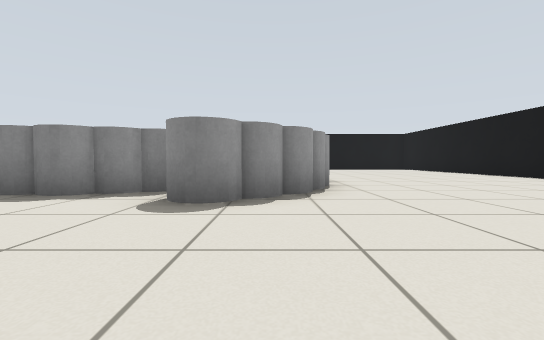
view 1 (above)

20 first-person views from a walk through a world built for the Gazebo simulator. The camera is 0.5 m above the floor, tilts 2° down and sees 90° across. The lines on the ground mark 1 m squares. The floor is counted in squares, 1 m on a side. Each view is taken from the middle of a square. On the plan, view 1 faces up. The plan holds only what a view shows up to about 9 squares ahead; the rest is blank.

view 2
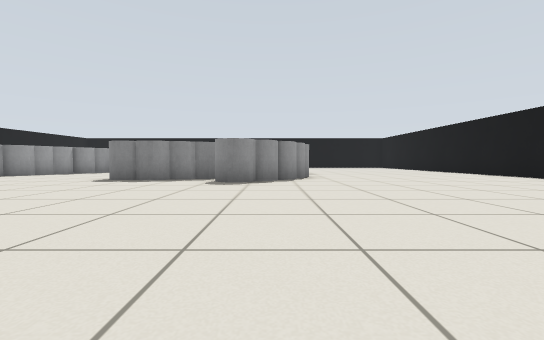

view 3
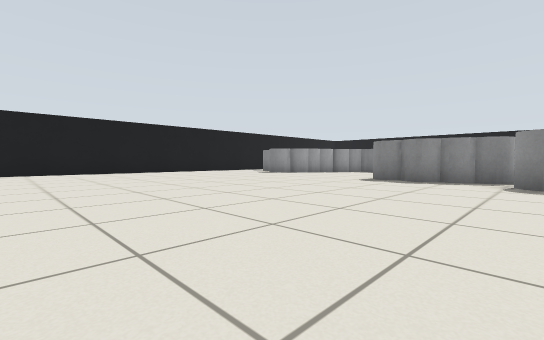

view 4
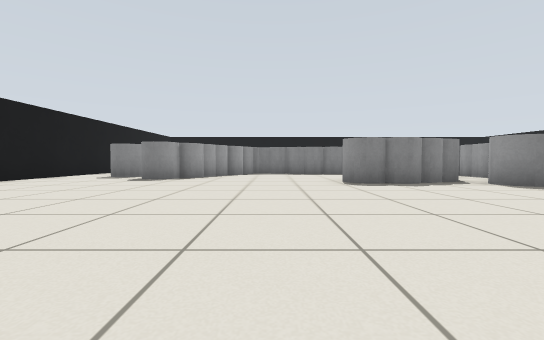

view 5
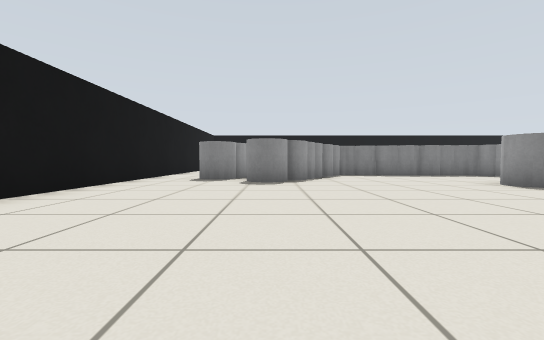

view 6
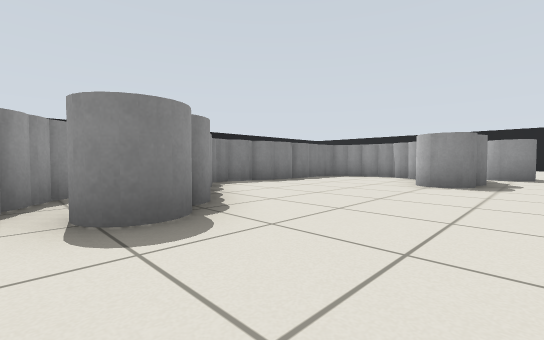

view 7
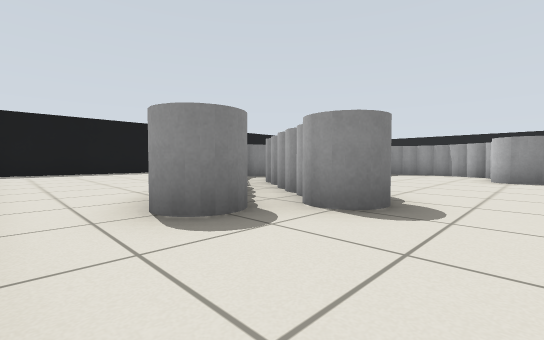

view 8
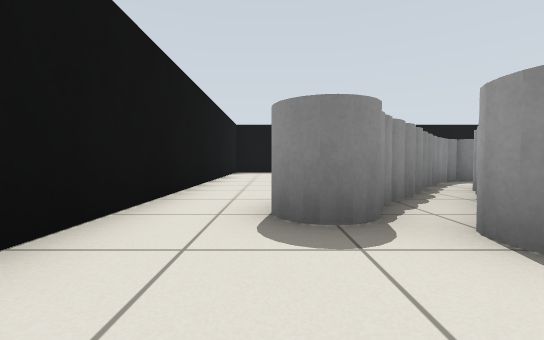

view 9
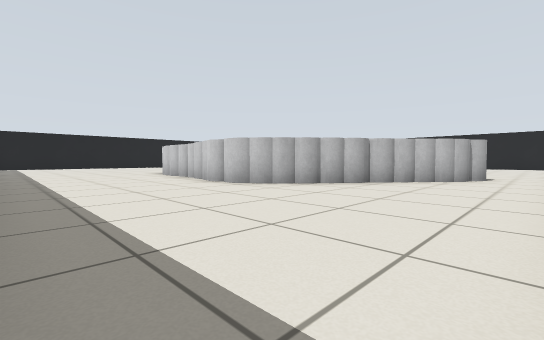

view 10
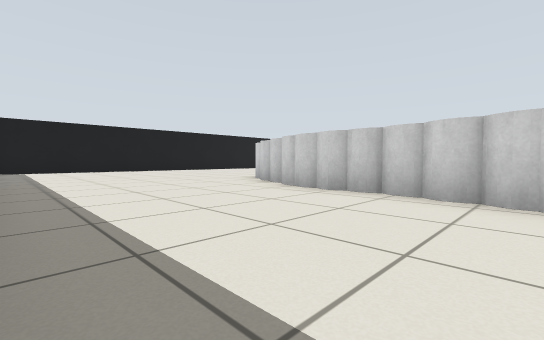

view 11
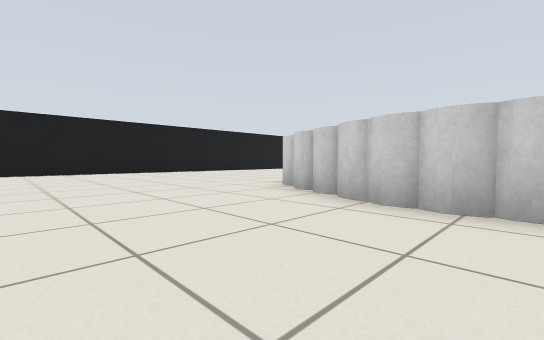

view 12
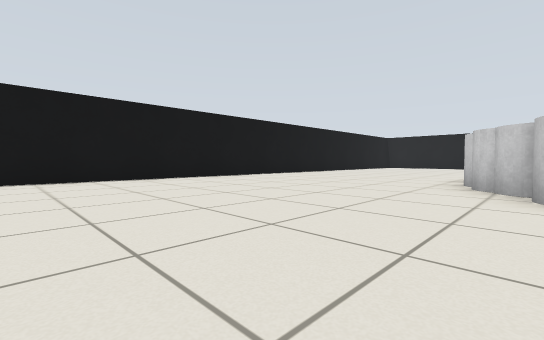

view 13
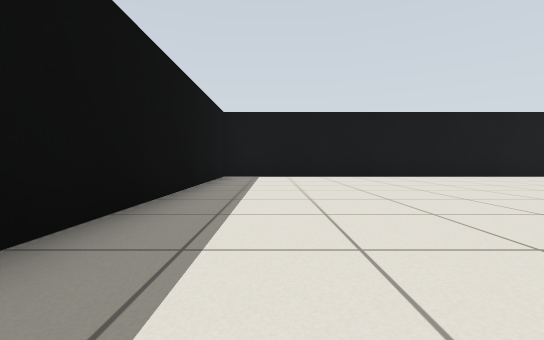

view 14
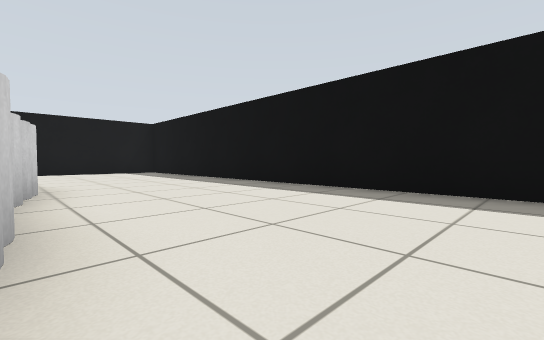

view 15
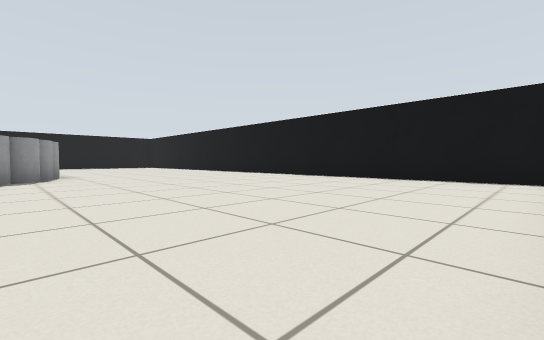

view 16
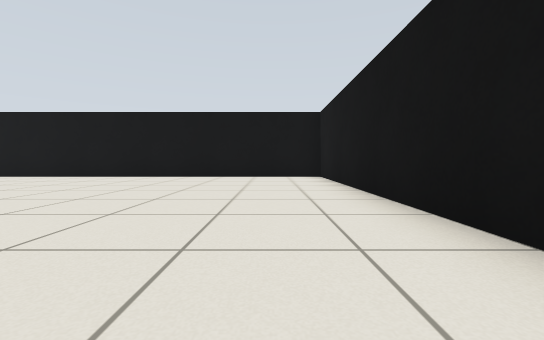

view 17
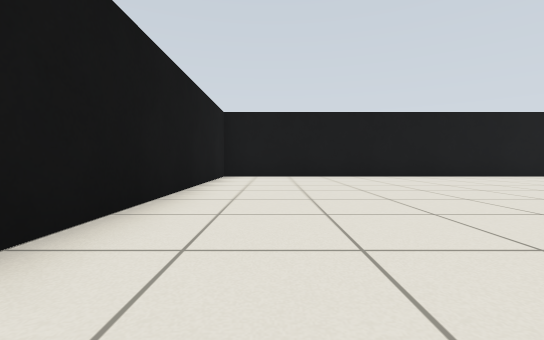

view 18
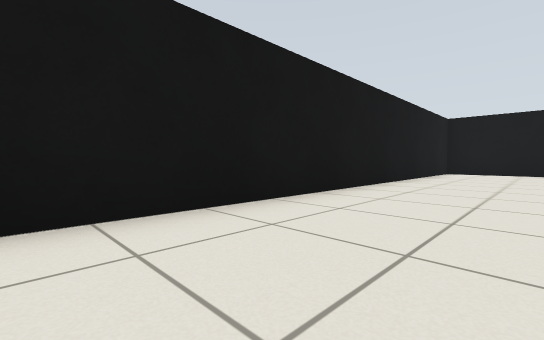

view 19
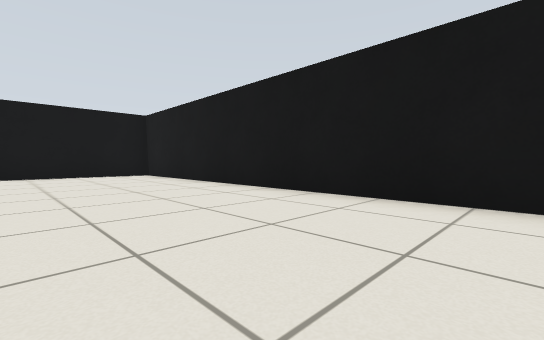

view 20
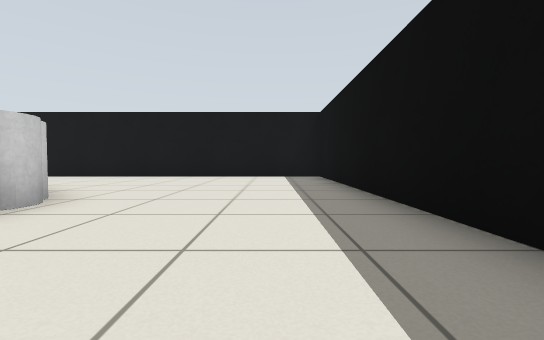

### Floor plan
Points are (right, up) in squares from view 1. A wall is a line through its corners. A room is listed if a view was taken in it or the views show most of it. See-through windows are left out.
Room 1 (views 1, 2, 3, 4, 5, 6, 7, 8, 9, 10, 11, 12, 13, 14, 15, 16, 17, 18, 19, 20)
walls: (-7, 10.5) (-8.1, 9.1); (-9, 7.7) (-9.6, 7.2); (-8.4, 10.2) (-7.8, 10.7); (7.5, -4.5) (7.5, 15.5) (-12.5, 15.5) (-12.5, -4.5) (7.5, -4.5)
low walls: (0.2, 5.9) (0.2, 6.4); (0.2, 5.9) (0.1, 6.4); (-2.7, 7.9) (-3.4, 8); (-2.5, 8) (-3.3, 7.9); (-7, 10.2) (-7.5, 9.8); (-9, 7.9) (-9.4, 7.3); (-10.4, 7.7) (-9.9, 8.1); (-10.5, 7.6) (-9.8, 8.5)
objects: grey cylinder (-11, 6); grey cylinder (-11, 7) to (-10, 7); grey cylinder (-9, 5); grey cylinder (-9, 6) to (-8, 6); grey cylinder (-9, 9); grey cylinder (-8, 7); grey cylinder (-8, 8) to (-7, 8); grey cylinder (-7, 11); grey cylinder (-6, 8) to (-6, 9); grey cylinder (-6, 11); grey cylinder (-5, 8) to (-5, 9); grey cylinder (-5, 10) to (-5, 11); grey cylinder (-4, 4) to (-4, 5); grey cylinder (-4, 8) to (-4, 9); grey cylinder (-4, 10) to (-4, 11); grey cylinder (-3, 4) to (-3, 5); grey cylinder (-3, 11); grey cylinder (-2, 5) to (-1, 5); grey cylinder (-2, 6) to (-1, 6); grey cylinder (-2, 7) to (-1, 7); grey cylinder (-2, 8) to (-1, 8); grey cylinder (-2, 9); grey cylinder (-2, 10) to (-2, 11); grey cylinder (-1, 3); grey cylinder (-1, 4) to (0, 4); grey cylinder (-1, 9) to (-1, 10); grey cylinder (0, 5) to (1, 5); grey cylinder (0, 7) to (1, 7); grey cylinder (0, 8) to (0, 9); grey cylinder (0, 10); grey cylinder (1, 6); grey cylinder (1, 8)

Positions as (right, up) in squares from view 1, and headings:
1: (0, 0), facing up
2: (0, -3), facing up
3: (-1, -3), facing up-left
4: (-6, -2), facing up
5: (-9, -1), facing up
6: (-10, 3), facing up-right
7: (-12, 4), facing up-right
8: (-11, 4), facing up
9: (-12, 15), facing down-right
10: (-6, 15), facing down-right
11: (-4, 14), facing down-right
12: (0, 14), facing down-right
13: (-1, 14), facing right
14: (-1, 11), facing up-left
15: (0, -4), facing up-right
16: (-1, -3), facing right
17: (-4, -3), facing left
18: (-1, -2), facing down-left
19: (-2, -1), facing down-right
20: (-4, 14), facing left
